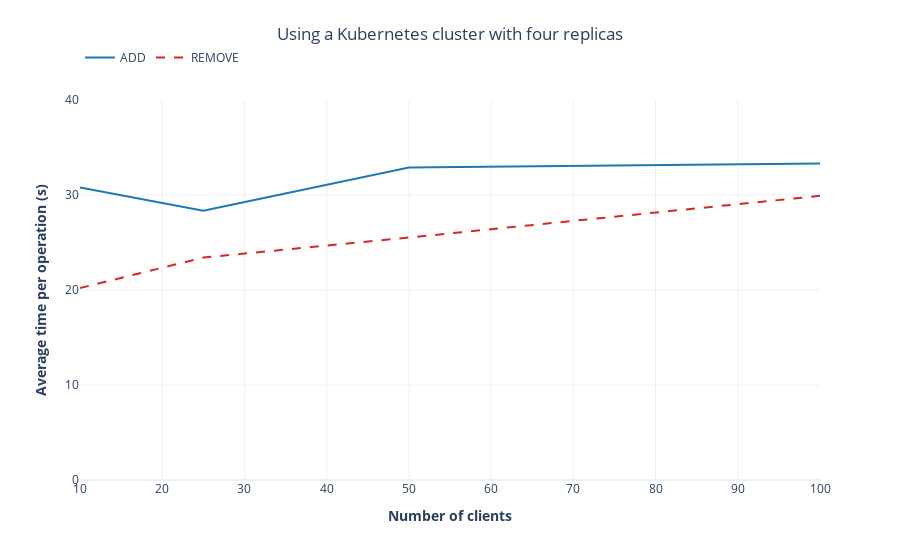

Notebook source saved alongside this figure:
### Markdown cell above
### Comparing add & remove operations. Average times. Using a Kubernetes cluster with four replicas

### Code cell
add = [30.795, 28.350, 32.882, 33.312]
remove = [20.207, 23.411, 25.521, 29.909]

clientAddAndRemove(add, remove, "Using a Kubernetes cluster with four replicas")

### Figure 1 — Plotly figure (JSON) as saved in the notebook; plotly's stock layout.template omitted (floating-point values rounded to 4 significant figures)
{"data": [{"line": {"color": "#1f77b4"}, "mode": "lines", "name": "ADD", "type": "scatter", "x": [10, 25, 50, 100], "y": [30.8, 28.35, 32.88, 33.31]}, {"line": {"color": "#d62728", "dash": "dash"}, "mode": "lines", "name": "REMOVE", "type": "scatter", "x": [10, 25, 50, 100], "y": [20.21, 23.41, 25.52, 29.91]}], "layout": {"legend": {"orientation": "h", "y": 1.15}, "title": {"text": "Using a Kubernetes cluster with four replicas", "x": 0.5, "xanchor": "center", "y": 0.95, "yanchor": "top"}, "xaxis": {"dtick": 10, "range": [10, 100], "tick0": 10, "title": {"text": "<b>Number of clients</b>"}}, "yaxis": {"dtick": 10, "range": [0, 40], "tick0": 0, "title": {"text": "<b>Average time per operation (s)</b>"}}}}
